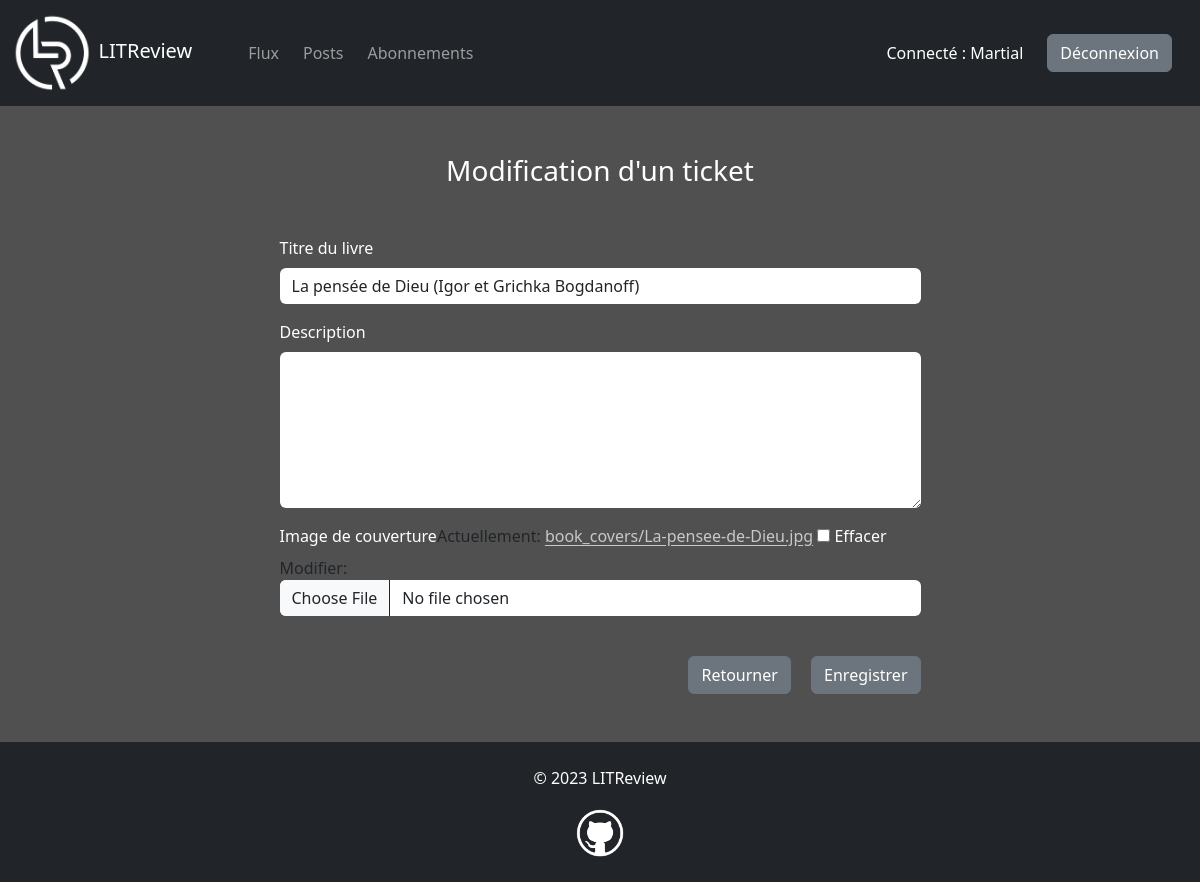
Screenshot of /ticket/15/modifier/ (signed in) with the database file from the repository.
### accounts/models.py (models this page shows)
class User(AbstractUser):
    pass

### reviews/models.py (models this page shows, shortened)
class Ticket(models.Model):
    user = models.ForeignKey(to=settings.AUTH_USER_MODEL, on_delete=models.CASCADE)
    title = models.CharField(max_length=128)
    description = models.TextField(max_length=2048, blank=True)
    image = models.ImageField(null=True, blank=True, upload_to="book_covers")
    time_created = models.DateTimeField(auto_now_add=True)

### reviews/views.py (the view)
# urls.py: path("ticket/<int:ticket_id>/modifier/", views.update_ticket, name="update_ticket"),
@login_required
def update_ticket(request, ticket_id):
    ticket = get_object_or_404(Ticket, pk=ticket_id)
    if request.user != ticket.user:
        raise PermissionDenied()
    ticket_form = UpdateTicketForm(instance=ticket)
    if request.method == "POST":
        ticket_form = UpdateTicketForm(request.POST, request.FILES, instance=ticket)
        if ticket_form.is_valid():
            ticket.save()
            return redirect("posts")
    context = {"ticket_form": ticket_form, "ticket": ticket}
    return render(request, "reviews/ticket_form.html", context)

### reviews/forms.py
class UpdateTicketForm(CreateTicketForm):
    def __init__(self, *args, **kwargs):
        super(CreateTicketForm, self).__init__(*args, **kwargs)
        self.fields["title"].widget.attrs["placeholder"] = ""
        self.fields["description"].widget.attrs["placeholder"] = ""

### reviews/templates/reviews/ticket_form.html (shortened to what this page needs)
{% extends "base.html" %}
{% load bootstrap5 %}
{% block content %}
<div class="row justify-content-center">
    <div class="col-md-9 col-lg-8 col-xl-7 col-xxl-6">
        <h3 class="text-center text-white mb-5">
            {% if ticket %}Modification d'un ticket{% else %}Nouveau ticket{% endif %}
        </h3>
        <form method="POST" enctype="multipart/form-data">
            {% bootstrap_form ticket_form bound_css_class="" %}
            <div class="text-center text-sm-end">
                {% if ticket %}
                <a class="btn btn-secondary mt-4 me-3" href="{% url 'posts' %}">Retourner</a>
                {% else %}
                <a class="btn btn-secondary mt-4 me-3" href="{% url 'feed' %}">Retourner</a>
                {% endif %}
                <button class="btn btn-secondary mt-4" type="submit">
                    {% if ticket %}Enregistrer{% else %}Créer{% endif %}
                </button>
            </div>
        </form>
    </div>
</div>
{% endblock content %}

### templates/base.html (shortened to what this page needs)
<!DOCTYPE html>
{% load static %}
<html lang="fr">
<head>
    <link
    href="https://cdn.jsdelivr.net/npm/bootstrap@5.3.0-alpha1/dist/css/bootstrap.min.css"
    rel="stylesheet"
>
    <link rel="stylesheet" href="{% static 'css/style.css' %}">
</head>
<body>
    <div id="main-container">
        <nav class="navbar navbar-dark bg-dark navbar-expand-lg" data-bs-theme="dark">
            <div class="container-fluid">
                <span class="navbar-brand me-5">
                    <img id="litreview-logo" src="{% static 'img/logos/litreview-logo.png' %}" alt="logo">
                    LITReview
                </span>
                {% if user.is_authenticated %}
                <div class="collapse navbar-collapse" id="navbar">
                    <ul class="navbar-nav me-auto mb-2 mb-lg-0">
                        <li>
                            <a class="nav-link me-2" href="{% url 'feed' %}">Flux</a>
                        </li>
                        <li>
                            <a class="nav-link me-2" href="{% url 'posts' %}">Posts</a>
                        </li>
                        <li>
                            <a class="nav-link me-2" href="{% url 'subscriptions' %}">Abonnements</a>
                        </li>
                    </ul>
                    <p class="text-white mt-3 me-4">Connecté : {{ user.username }}</p>
                    <a class="btn btn-secondary me-3 my-2" href="{% url 'logout' %}">Déconnexion</a>
                </div>
                {% endif %}
            </div>
        </nav>
        <div class="container mt-5">
            {% block content %}
            {% endblock content %}
        </div>
    </div>
    <footer class="bg-dark mt-5">
        <p class="text-white text-center pt-4">&copy; <span>{% now "Y" %}</span> LITReview</p>
        <p class="text-center">
            <a href="https://github.com/romansainthilaire" target="_blank">
                <img id="github-logo" src="{% static 'img/logos/github-logo.png' %}" alt="">
            </a>
        </p>
    </footer>
</body>
</html>

### static/css/style.css (style rules this page uses)
body { background-color: rgb(80, 80, 80); }
#main-container { min-height: calc(100vh - 190px); }
footer { height: 140px; }
#litreview-logo { max-height: 80px; }
#github-logo { max-height: 50px; margin-top: 2px; margin-bottom: 2px; }
a { color: rgb(200, 200, 200); text-underline-offset: 3px; }
label { color: white; }
.form-control, .form-select { border: none; }

### rows the page displays
User: username "Martial"
Ticket: title "La pensée de Dieu (Igor et Grichka Bogdanoff)"
